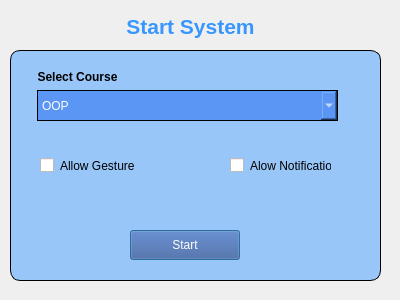
<?xml version="1.0" encoding="UTF-8"?>
<ui version="4.0">
 <class>Dialog</class>
 <widget class="QDialog" name="Dialog">
  <property name="geometry">
   <rect>
    <x>0</x>
    <y>0</y>
    <width>400</width>
    <height>300</height>
   </rect>
  </property>
  <property name="windowTitle">
   <string>Dialog</string>
  </property>
  <widget class="QLabel" name="label_6">
   <property name="geometry">
    <rect>
     <x>-5</x>
     <y>1</y>
     <width>401</width>
     <height>301</height>
    </rect>
   </property>
   <property name="styleSheet">
    <string notr="true"/>
   </property>
   <property name="text">
    <string/>
   </property>
   <property name="pixmap">
    <pixmap>bg5.jpg</pixmap>
   </property>
   <property name="scaledContents">
    <bool>true</bool>
   </property>
  </widget>
  <widget class="QFrame" name="frame_3">
   <property name="geometry">
    <rect>
     <x>10</x>
     <y>50</y>
     <width>371</width>
     <height>231</height>
    </rect>
   </property>
   <property name="styleSheet">
    <string notr="true">QFrame{
	background: rgb(94, 170, 255, 150);
	border: 1px solid black;
	border-radius: 10px;
}</string>
   </property>
   <property name="frameShape">
    <enum>QFrame::StyledPanel</enum>
   </property>
   <property name="frameShadow">
    <enum>QFrame::Raised</enum>
   </property>
   <widget class="QPushButton" name="DialogStartBtn">
    <property name="geometry">
     <rect>
      <x>120</x>
      <y>180</y>
      <width>110</width>
      <height>30</height>
     </rect>
    </property>
    <property name="styleSheet">
     <string notr="true">QPushButton{
border-radius:0.2em;
font-family:'Roboto',sans-serif;
font-weight:400;
color:#FFFFFF;
background-color:#3b5998;
text-align:center;
}
QPushButton:hover{
background-color:#324a80;
font-weight: 490;
}</string>
    </property>
    <property name="text">
     <string>Start</string>
    </property>
   </widget>
   <widget class="QFrame" name="frame">
    <property name="geometry">
     <rect>
      <x>10</x>
      <y>10</y>
      <width>331</width>
      <height>71</height>
     </rect>
    </property>
    <property name="styleSheet">
     <string notr="true">background: none; border: none;</string>
    </property>
    <property name="frameShape">
     <enum>QFrame::StyledPanel</enum>
    </property>
    <property name="frameShadow">
     <enum>QFrame::Raised</enum>
    </property>
    <widget class="QComboBox" name="comboBox">
     <property name="geometry">
      <rect>
       <x>17</x>
       <y>30</y>
       <width>301</width>
       <height>31</height>
      </rect>
     </property>
     <property name="styleSheet">
      <string notr="true">border:1px solid;
color:white; background: #5b96f5;</string>
     </property>
     <item>
      <property name="text">
       <string>OOP</string>
      </property>
     </item>
     <item>
      <property name="text">
       <string>SRE</string>
      </property>
     </item>
     <item>
      <property name="text">
       <string>Software Engineering</string>
      </property>
     </item>
    </widget>
    <widget class="QLabel" name="label_2">
     <property name="geometry">
      <rect>
       <x>7</x>
       <y>7</y>
       <width>101</width>
       <height>20</height>
      </rect>
     </property>
     <property name="font">
      <font>
       <pointsize>-1</pointsize>
       <weight>62</weight>
       <bold>true</bold>
      </font>
     </property>
     <property name="styleSheet">
      <string notr="true">background: none; border: none; font-size: 12px; font-weight: 500;</string>
     </property>
     <property name="text">
      <string>Select Course</string>
     </property>
     <property name="alignment">
      <set>Qt::AlignCenter</set>
     </property>
    </widget>
   </widget>
   <widget class="QFrame" name="frame_4">
    <property name="geometry">
     <rect>
      <x>10</x>
      <y>100</y>
      <width>331</width>
      <height>31</height>
     </rect>
    </property>
    <property name="styleSheet">
     <string notr="true">border: none; background: none;</string>
    </property>
    <property name="frameShape">
     <enum>QFrame::StyledPanel</enum>
    </property>
    <property name="frameShadow">
     <enum>QFrame::Raised</enum>
    </property>
    <widget class="QCheckBox" name="checkBox_3">
     <property name="geometry">
      <rect>
       <x>210</x>
       <y>7</y>
       <width>101</width>
       <height>17</height>
      </rect>
     </property>
     <property name="styleSheet">
      <string notr="true">QCheckBox{
	font-weight: 200;
	color: black;
	font-family:'Roboto';
}

QCheckBox:hover{
	font-weight: 700; 
	color: rgb(100, 100, 100);
}</string>
     </property>
     <property name="text">
      <string>Alow Notification</string>
     </property>
    </widget>
    <widget class="QCheckBox" name="checkBox">
     <property name="geometry">
      <rect>
       <x>20</x>
       <y>7</y>
       <width>101</width>
       <height>17</height>
      </rect>
     </property>
     <property name="styleSheet">
      <string notr="true">QCheckBox{
	font-weight: 200;
	color: black;
	font-family:'Roboto';
}

QCheckBox:hover{
	font-weight: 700; 
	color: rgb(100, 100, 100);
}</string>
     </property>
     <property name="text">
      <string>Allow Gesture</string>
     </property>
    </widget>
   </widget>
   <zorder>frame_4</zorder>
   <zorder>frame</zorder>
   <zorder>DialogStartBtn</zorder>
  </widget>
  <widget class="QLabel" name="label">
   <property name="geometry">
    <rect>
     <x>105</x>
     <y>11</y>
     <width>171</width>
     <height>31</height>
    </rect>
   </property>
   <property name="font">
    <font>
     <pointsize>16</pointsize>
     <weight>75</weight>
     <bold>true</bold>
    </font>
   </property>
   <property name="styleSheet">
    <string notr="true">QLabel{
	border-width: 0px 0px 0px 0px;
	border-style: solid;
	color:  rgb(56, 150, 255);
}</string>
   </property>
   <property name="text">
    <string>Start System</string>
   </property>
   <property name="alignment">
    <set>Qt::AlignCenter</set>
   </property>
  </widget>
 </widget>
 <resources/>
 <connections/>
</ui>
